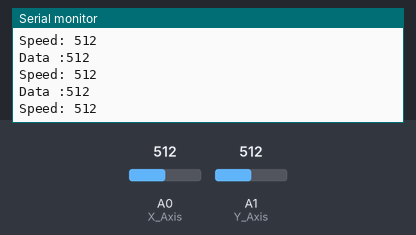
Simulated run of this sketch. Board: Arduino Uno, built with avr-gcc and run on an emulated ATmega328P. On the bench: the last lines printed to the serial monitor. The inputs (shaded band) are chosen by the test bench; at power-on: A0 (X_Axis) = 512, A1 (Y_Axis) = 512. No radio packets arrive unless stated.

Above: at 1.2 s.
1.3 s: A0 (X_Axis) set to 107
At 2.1 s:
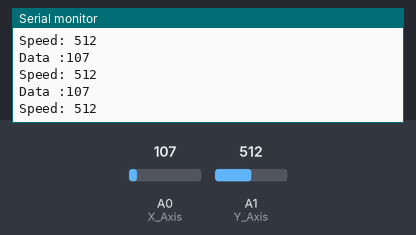
4.3 s: A0 (X_Axis) set to 95
At 5.0 s:
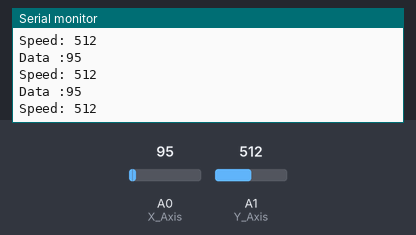
7.3 s: A1 (Y_Axis) set to 990
At 7.8 s:
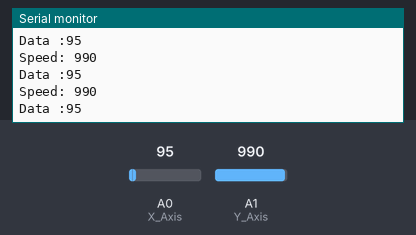
10.3 s: A1 (Y_Axis) set to 1009
At 10.9 s:
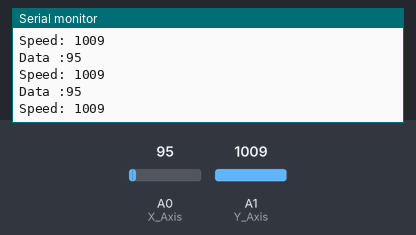
13.3 s: A0 (X_Axis) set to 11
At 14.2 s:
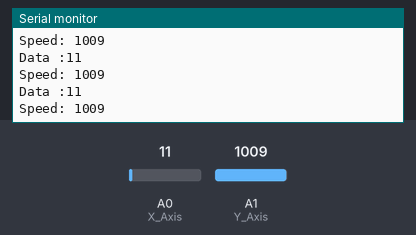
14.8 s: A0 (X_Axis) set to 8
At 15.4 s:
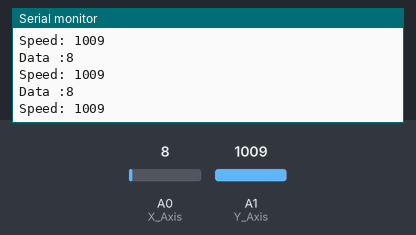
Timing chart, 0 to 17.3 s (numbered marks = the images above; inputs shaded):
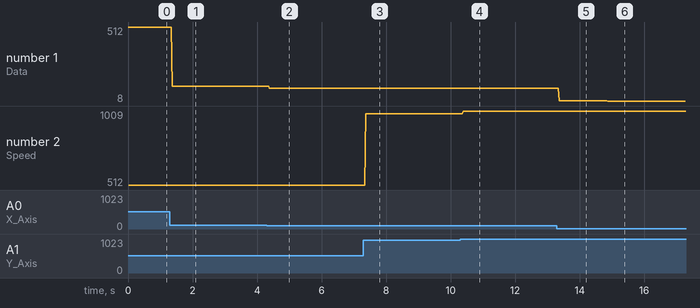

Measured:
- the behaviour switches between 999 and 1000 on A1 (Y_Axis) (found by bisection; images 3 and 4)
- after the input at 1.3 s, the serial monitor: prints a new line after 0.07 s (image 1)
- after the input at 4.3 s, the serial monitor: prints a new line after 0.08 s (image 2)
- after the input at 7.3 s, the serial monitor: prints a new line after 0.07 s (image 3)
- after the input at 10.3 s, the serial monitor: prints a new line after 0.09 s (image 4)
- after the input at 13.3 s, the serial monitor: prints a new line after 0.07 s (image 5)
- after the input at 14.8 s, the serial monitor: prints a new line after 0.07 s (image 6)
- plotted number 1: 512 → 107 after the input at 1.3 s, 107 → 95 after the input at 4.3 s, 95 → 11 after the input at 13.3 s, 11 → 8 after the input at 14.8 s

The sketch:

RC_Car_Controller.ino
```cpp
#include <SPI.h>

#include <SPI.h>
#include "nRF24L01.h"
#include "RF24.h"

//#include <nRF24L01.h>
//#include <printf.h>
//#include <RF24.h>
//#include <RF24_config.h>

int up = 2;
int right = 3;
int down = 4;
int left = 5;
int E = 6;
int F = 7;
int joyPush = 8;
int X_Axis = 0;
int Y_Axis = 1;
int buttons[] = {up, right, down, left, E, F, joyPush};

int msg[3];
RF24 radio(9, 10);
const uint64_t RFAddress = 0xE8E8F0F0E1LL;

void setup() {
  // put your setup code here, to run once:
  Serial.begin(9600);
  for(int i = 0; i<7; ++i){
    pinMode(buttons[i], INPUT);
    digitalWrite(buttons[i], HIGH);
  }
  radio.begin();
  radio.openWritingPipe(RFAddress);
}

void loop() {
  // put your main code here, to run repeatedly:
  //Serial.println(analogRead(Y_Axis));
  //Serial.println(analogRead(X_Axis));

  msg[0] = 111; //New x_axis data is coming
  Serial.print("Data :");
  //Serial.println(analogRead(X_Axis));
  msg[1] = analogRead(X_Axis);
  Serial.println(msg[1]);
  //msg[1] = map(analogRead(X_Axis),0,1000,-5,5);
  //Serial.println("Data :" + msg[1]);
  msg[2] = analogRead(Y_Axis);
  Serial.print("Speed: ");Serial.println(msg[2]);
  radio.write(&msg[0], 6); //sends both type and data
}
```
